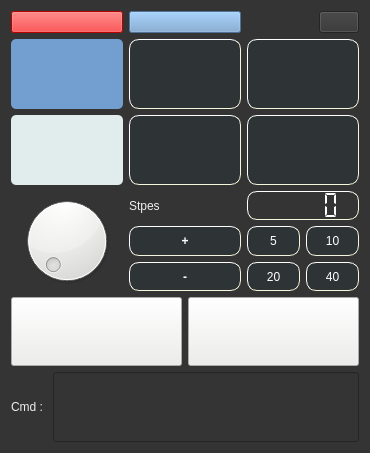
<?xml version="1.0" encoding="UTF-8"?>
<ui version="4.0">
 <class>Dialog</class>
 <widget class="QDialog" name="Dialog">
  <property name="geometry">
   <rect>
    <x>0</x>
    <y>0</y>
    <width>370</width>
    <height>453</height>
   </rect>
  </property>
  <property name="windowTitle">
   <string>Dialog</string>
  </property>
  <property name="styleSheet">
   <string notr="true">background-color: rgb(52, 52, 52);</string>
  </property>
  <layout class="QGridLayout" name="gridLayout_2">
   <item row="0" column="0">
    <layout class="QGridLayout" name="gridLayout">
     <item row="2" column="0">
      <layout class="QHBoxLayout" name="horizontalLayout_4">
       <item>
        <widget class="QPushButton" name="buttonSelectBothMotors">
         <property name="sizePolicy">
          <sizepolicy hsizetype="Minimum" vsizetype="Preferred">
           <horstretch>0</horstretch>
           <verstretch>0</verstretch>
          </sizepolicy>
         </property>
         <property name="styleSheet">
          <string notr="true">QPushButton:checked{

background-color: rgb(225, 237, 237);
color: white;
font-weight: bold;
border-radius: 5px;

}

QPushButton:!checked{

color: gray;
font-weight: bold;
border-radius: 5px;
	background-color: rgb(46, 52, 54);

border-radius: 2px;
border-style: outset;
border-width: 1px;
border-radius: 10px;
border-color: beige;

}</string>
         </property>
         <property name="text">
          <string/>
         </property>
         <property name="icon">
          <iconset>
           <normaloff>New folder/lr.png</normaloff>New folder/lr.png</iconset>
         </property>
         <property name="iconSize">
          <size>
           <width>40</width>
           <height>40</height>
          </size>
         </property>
         <property name="checkable">
          <bool>true</bool>
         </property>
         <property name="checked">
          <bool>true</bool>
         </property>
         <property name="autoExclusive">
          <bool>true</bool>
         </property>
         <attribute name="buttonGroup">
          <string notr="true">buttonGroupSelectMotor</string>
         </attribute>
        </widget>
       </item>
       <item>
        <widget class="QPushButton" name="buttonSelectLeftMotor">
         <property name="sizePolicy">
          <sizepolicy hsizetype="Minimum" vsizetype="Preferred">
           <horstretch>0</horstretch>
           <verstretch>0</verstretch>
          </sizepolicy>
         </property>
         <property name="styleSheet">
          <string notr="true">QPushButton:checked{

background-color: rgb(225, 237, 237);
color: white;
font-weight: bold;
border-radius: 5px;

}

QPushButton:!checked{

color: gray;
font-weight: bold;
border-radius: 5px;
	background-color: rgb(46, 52, 54);

border-radius: 2px;
border-style: outset;
border-width: 1px;
border-radius: 10px;
border-color: beige;

}</string>
         </property>
         <property name="text">
          <string/>
         </property>
         <property name="icon">
          <iconset>
           <normaloff>New folder/letter-l(1).png</normaloff>New folder/letter-l(1).png</iconset>
         </property>
         <property name="iconSize">
          <size>
           <width>40</width>
           <height>40</height>
          </size>
         </property>
         <property name="checkable">
          <bool>true</bool>
         </property>
         <property name="checked">
          <bool>false</bool>
         </property>
         <property name="autoExclusive">
          <bool>true</bool>
         </property>
         <attribute name="buttonGroup">
          <string notr="true">buttonGroupSelectMotor</string>
         </attribute>
        </widget>
       </item>
       <item>
        <widget class="QPushButton" name="buttonSelectRightMotor">
         <property name="sizePolicy">
          <sizepolicy hsizetype="Minimum" vsizetype="Preferred">
           <horstretch>0</horstretch>
           <verstretch>0</verstretch>
          </sizepolicy>
         </property>
         <property name="styleSheet">
          <string notr="true">QPushButton:checked{

background-color: rgb(225, 237, 237);
color: white;
font-weight: bold;
border-radius: 5px;

}

QPushButton:!checked{

color: gray;
font-weight: bold;
border-radius: 5px;
	background-color: rgb(46, 52, 54);

border-radius: 2px;
border-style: outset;
border-width: 1px;
border-radius: 10px;
border-color: beige;

}</string>
         </property>
         <property name="text">
          <string/>
         </property>
         <property name="icon">
          <iconset>
           <normaloff>New folder/letter-r(1).png</normaloff>New folder/letter-r(1).png</iconset>
         </property>
         <property name="iconSize">
          <size>
           <width>40</width>
           <height>40</height>
          </size>
         </property>
         <property name="checkable">
          <bool>true</bool>
         </property>
         <property name="autoExclusive">
          <bool>true</bool>
         </property>
         <attribute name="buttonGroup">
          <string notr="true">buttonGroupSelectMotor</string>
         </attribute>
        </widget>
       </item>
      </layout>
     </item>
     <item row="1" column="0">
      <layout class="QHBoxLayout" name="horizontalLayout_9">
       <item>
        <widget class="QPushButton" name="buttonSeperation">
         <property name="sizePolicy">
          <sizepolicy hsizetype="Minimum" vsizetype="Preferred">
           <horstretch>0</horstretch>
           <verstretch>0</verstretch>
          </sizepolicy>
         </property>
         <property name="styleSheet">
          <string notr="true">QPushButton:checked{

	background-color: rgb(114, 159, 207);
color: white;
font-weight: bold;
border-radius: 5px;

}

QPushButton:!checked{

color: gray;
font-weight: bold;
border-radius: 5px;
;
	background-color: rgb(46, 52, 54);

border-radius: 2px;
border-style: outset;
border-width: 1px;
border-radius: 10px;
border-color: beige;

}</string>
         </property>
         <property name="text">
          <string/>
         </property>
         <property name="icon">
          <iconset>
           <normaloff>New folder/output-onlinepngtools(1).png</normaloff>New folder/output-onlinepngtools(1).png</iconset>
         </property>
         <property name="iconSize">
          <size>
           <width>40</width>
           <height>40</height>
          </size>
         </property>
         <property name="checkable">
          <bool>true</bool>
         </property>
         <property name="checked">
          <bool>true</bool>
         </property>
         <property name="autoExclusive">
          <bool>true</bool>
         </property>
         <attribute name="buttonGroup">
          <string notr="true">buttonGroupControlMotors</string>
         </attribute>
        </widget>
       </item>
       <item>
        <widget class="QPushButton" name="buttonConvergance">
         <property name="sizePolicy">
          <sizepolicy hsizetype="Minimum" vsizetype="Preferred">
           <horstretch>0</horstretch>
           <verstretch>0</verstretch>
          </sizepolicy>
         </property>
         <property name="styleSheet">
          <string notr="true">QPushButton:checked{

	background-color: rgb(114, 159, 207);
color: white;
font-weight: bold;
border-radius: 5px;

}

QPushButton:!checked{

color: gray;
font-weight: bold;
border-radius: 5px;
;
	background-color: rgb(46, 52, 54);

border-radius: 2px;
border-style: outset;
border-width: 1px;
border-radius: 10px;
border-color: beige;

}</string>
         </property>
         <property name="text">
          <string/>
         </property>
         <property name="icon">
          <iconset>
           <normaloff>New folder/3d_01.png</normaloff>New folder/3d_01.png</iconset>
         </property>
         <property name="iconSize">
          <size>
           <width>40</width>
           <height>40</height>
          </size>
         </property>
         <property name="checkable">
          <bool>true</bool>
         </property>
         <property name="autoExclusive">
          <bool>true</bool>
         </property>
         <attribute name="buttonGroup">
          <string notr="true">buttonGroupControlMotors</string>
         </attribute>
        </widget>
       </item>
       <item>
        <widget class="QPushButton" name="buttonTilt">
         <property name="sizePolicy">
          <sizepolicy hsizetype="Minimum" vsizetype="Preferred">
           <horstretch>0</horstretch>
           <verstretch>0</verstretch>
          </sizepolicy>
         </property>
         <property name="styleSheet">
          <string notr="true">QPushButton:checked{

	background-color: rgb(114, 159, 207);
color: white;
font-weight: bold;
border-radius: 5px;

}

QPushButton:!checked{

color: gray;
font-weight: bold;
border-radius: 5px;
;
	background-color: rgb(46, 52, 54);

border-radius: 2px;
border-style: outset;
border-width: 1px;
border-radius: 10px;
border-color: beige;

}</string>
         </property>
         <property name="text">
          <string/>
         </property>
         <property name="icon">
          <iconset>
           <normaloff>New folder/up-and-down-arrow.png</normaloff>New folder/up-and-down-arrow.png</iconset>
         </property>
         <property name="iconSize">
          <size>
           <width>40</width>
           <height>40</height>
          </size>
         </property>
         <property name="checkable">
          <bool>true</bool>
         </property>
         <property name="autoExclusive">
          <bool>true</bool>
         </property>
         <attribute name="buttonGroup">
          <string notr="true">buttonGroupControlMotors</string>
         </attribute>
        </widget>
       </item>
      </layout>
     </item>
     <item row="3" column="0">
      <layout class="QHBoxLayout" name="horizontalLayout_3">
       <item>
        <widget class="QDial" name="dial">
         <property name="sizePolicy">
          <sizepolicy hsizetype="Preferred" vsizetype="Preferred">
           <horstretch>0</horstretch>
           <verstretch>0</verstretch>
          </sizepolicy>
         </property>
         <property name="minimumSize">
          <size>
           <width>100</width>
           <height>100</height>
          </size>
         </property>
         <property name="layoutDirection">
          <enum>Qt::LeftToRight</enum>
         </property>
         <property name="styleSheet">
          <string notr="true">background-color: rgb(238, 238, 236);</string>
         </property>
         <property name="invertedAppearance">
          <bool>false</bool>
         </property>
         <property name="invertedControls">
          <bool>false</bool>
         </property>
         <property name="notchesVisible">
          <bool>false</bool>
         </property>
        </widget>
       </item>
       <item>
        <layout class="QGridLayout" name="gridLayout_4">
         <item row="2" column="0">
          <widget class="QPushButton" name="buttonDown">
           <property name="sizePolicy">
            <sizepolicy hsizetype="Minimum" vsizetype="Preferred">
             <horstretch>0</horstretch>
             <verstretch>0</verstretch>
            </sizepolicy>
           </property>
           <property name="font">
            <font>
             <weight>75</weight>
             <bold>true</bold>
            </font>
           </property>
           <property name="styleSheet">
            <string notr="true">
QPushButton:!pressed{
color: white;
background-color: rgb(46, 52, 54);
border-radius: 2px;
border-style: outset;
border-width: 1px;
border-radius: 10px;
border-color: beige;
}
QPushButton:pressed{

color: white;
background-color: rgb(225, 237, 237);
border-radius: 5px;
}</string>
           </property>
           <property name="text">
            <string>-</string>
           </property>
          </widget>
         </item>
         <item row="1" column="0">
          <widget class="QPushButton" name="buttonUp">
           <property name="sizePolicy">
            <sizepolicy hsizetype="Minimum" vsizetype="Preferred">
             <horstretch>0</horstretch>
             <verstretch>0</verstretch>
            </sizepolicy>
           </property>
           <property name="font">
            <font>
             <weight>75</weight>
             <bold>true</bold>
            </font>
           </property>
           <property name="styleSheet">
            <string notr="true">
QPushButton:!pressed{
color: white;
background-color: rgb(46, 52, 54);
border-radius: 2px;
border-style: outset;
border-width: 1px;
border-radius: 10px;
border-color: beige;
}
QPushButton:pressed{

color: white;
background-color: rgb(225, 237, 237);
border-radius: 5px;
}</string>
           </property>
           <property name="text">
            <string>+</string>
           </property>
          </widget>
         </item>
         <item row="0" column="0">
          <widget class="QLabel" name="label">
           <property name="styleSheet">
            <string notr="true">color: rgb(238, 238, 236);</string>
           </property>
           <property name="text">
            <string>Stpes</string>
           </property>
          </widget>
         </item>
        </layout>
       </item>
       <item>
        <layout class="QGridLayout" name="gridLayout_3">
         <item row="3" column="0">
          <widget class="QPushButton" name="buttonStep_5">
           <property name="sizePolicy">
            <sizepolicy hsizetype="Preferred" vsizetype="Preferred">
             <horstretch>0</horstretch>
             <verstretch>0</verstretch>
            </sizepolicy>
           </property>
           <property name="styleSheet">
            <string notr="true">
QPushButton:!pressed{
color: white;
background-color: rgb(46, 52, 54);
border-radius: 2px;
border-style: outset;
border-width: 1px;
border-radius: 10px;
border-color: beige;
}
QPushButton:pressed{

color: white;
background-color: rgb(225, 237, 237);
border-radius: 5px;
}</string>
           </property>
           <property name="text">
            <string>5</string>
           </property>
          </widget>
         </item>
         <item row="4" column="0">
          <widget class="QPushButton" name="buttonStep_20">
           <property name="sizePolicy">
            <sizepolicy hsizetype="Preferred" vsizetype="Preferred">
             <horstretch>0</horstretch>
             <verstretch>0</verstretch>
            </sizepolicy>
           </property>
           <property name="styleSheet">
            <string notr="true">
QPushButton:!pressed{
color: white;
background-color: rgb(46, 52, 54);

border-radius: 2px;
border-style: outset;
border-width: 1px;
border-radius: 10px;
border-color: beige;
}
QPushButton:pressed{

color: white;
background-color: rgb(225, 237, 237);
border-radius: 5px;
}</string>
           </property>
           <property name="text">
            <string>20</string>
           </property>
          </widget>
         </item>
         <item row="3" column="1">
          <widget class="QPushButton" name="buttonStep_10">
           <property name="sizePolicy">
            <sizepolicy hsizetype="Preferred" vsizetype="Preferred">
             <horstretch>0</horstretch>
             <verstretch>0</verstretch>
            </sizepolicy>
           </property>
           <property name="styleSheet">
            <string notr="true">
QPushButton:!pressed{
color: white;
background-color: rgb(46, 52, 54);

border-radius: 2px;
border-style: outset;
border-width: 1px;
border-radius: 10px;
border-color: beige;
}
QPushButton:pressed{

color: white;
background-color: rgb(225, 237, 237);
border-radius: 5px;
}</string>
           </property>
           <property name="text">
            <string>10</string>
           </property>
          </widget>
         </item>
         <item row="4" column="1">
          <widget class="QPushButton" name="buttonStep_40">
           <property name="sizePolicy">
            <sizepolicy hsizetype="Preferred" vsizetype="Preferred">
             <horstretch>0</horstretch>
             <verstretch>0</verstretch>
            </sizepolicy>
           </property>
           <property name="styleSheet">
            <string notr="true">
QPushButton:!pressed{
color: white;
background-color: rgb(46, 52, 54);
border-radius: 2px;
border-style: outset;
border-width: 1px;
border-radius: 10px;
border-color: beige;
}
QPushButton:pressed{

color: white;
background-color: rgb(225, 237, 237);
border-radius: 5px;
}</string>
           </property>
           <property name="text">
            <string>40</string>
           </property>
          </widget>
         </item>
         <item row="1" column="0" colspan="2">
          <widget class="QLCDNumber" name="lcdNumber">
           <property name="sizePolicy">
            <sizepolicy hsizetype="Preferred" vsizetype="Preferred">
             <horstretch>0</horstretch>
             <verstretch>0</verstretch>
            </sizepolicy>
           </property>
           <property name="sizeIncrement">
            <size>
             <width>300</width>
             <height>300</height>
            </size>
           </property>
           <property name="font">
            <font>
             <weight>75</weight>
             <italic>true</italic>
             <bold>true</bold>
            </font>
           </property>
           <property name="styleSheet">
            <string notr="true">border-radius: 2px;
color: rgb(255, 255, 255);
border-style: outset;
border-width: 1px;
border-radius: 10px;
border-color: beige;
</string>
           </property>
           <property name="frameShape">
            <enum>QFrame::Box</enum>
           </property>
           <property name="lineWidth">
            <number>1</number>
           </property>
           <property name="smallDecimalPoint">
            <bool>false</bool>
           </property>
           <property name="digitCount">
            <number>5</number>
           </property>
           <property name="segmentStyle">
            <enum>QLCDNumber::Flat</enum>
           </property>
          </widget>
         </item>
        </layout>
       </item>
      </layout>
     </item>
     <item row="4" column="0">
      <layout class="QHBoxLayout" name="horizontalLayout_12">
       <item>
        <widget class="QPushButton" name="buttonmoveCCW">
         <property name="sizePolicy">
          <sizepolicy hsizetype="Minimum" vsizetype="Preferred">
           <horstretch>0</horstretch>
           <verstretch>0</verstretch>
          </sizepolicy>
         </property>
         <property name="styleSheet">
          <string notr="true">background-color: rgb(238, 238, 236);</string>
         </property>
         <property name="text">
          <string/>
         </property>
         <property name="icon">
          <iconset>
           <normaloff>New folder/circular-clockwise-arrow(1).png</normaloff>New folder/circular-clockwise-arrow(1).png</iconset>
         </property>
         <property name="iconSize">
          <size>
           <width>40</width>
           <height>40</height>
          </size>
         </property>
        </widget>
       </item>
       <item>
        <widget class="QPushButton" name="buttonmoveCW">
         <property name="sizePolicy">
          <sizepolicy hsizetype="Minimum" vsizetype="Preferred">
           <horstretch>0</horstretch>
           <verstretch>0</verstretch>
          </sizepolicy>
         </property>
         <property name="styleSheet">
          <string notr="true">background-color: rgb(238, 238, 236);</string>
         </property>
         <property name="text">
          <string/>
         </property>
         <property name="icon">
          <iconset>
           <normaloff>New folder/circular-clockwise-arrow.png</normaloff>New folder/circular-clockwise-arrow.png</iconset>
         </property>
         <property name="iconSize">
          <size>
           <width>40</width>
           <height>40</height>
          </size>
         </property>
        </widget>
       </item>
      </layout>
     </item>
     <item row="0" column="0">
      <layout class="QHBoxLayout" name="horizontalLayout_2">
       <item>
        <widget class="QPushButton" name="buttonMoveStop">
         <property name="sizePolicy">
          <sizepolicy hsizetype="Minimum" vsizetype="Preferred">
           <horstretch>0</horstretch>
           <verstretch>0</verstretch>
          </sizepolicy>
         </property>
         <property name="styleSheet">
          <string notr="true">background-color: rgb(255, 0, 0);</string>
         </property>
         <property name="text">
          <string/>
         </property>
         <property name="icon">
          <iconset>
           <normaloff>New folder/cancel.png</normaloff>New folder/cancel.png</iconset>
         </property>
         <property name="iconSize">
          <size>
           <width>40</width>
           <height>40</height>
          </size>
         </property>
        </widget>
       </item>
       <item>
        <widget class="QPushButton" name="buttonMoveHome">
         <property name="sizePolicy">
          <sizepolicy hsizetype="Minimum" vsizetype="Preferred">
           <horstretch>0</horstretch>
           <verstretch>0</verstretch>
          </sizepolicy>
         </property>
         <property name="styleSheet">
          <string notr="true">background-color: rgb(52, 101, 164);
background-color: rgb(114, 159, 207);</string>
         </property>
         <property name="text">
          <string/>
         </property>
         <property name="icon">
          <iconset>
           <normaloff>New folder/home.png</normaloff>New folder/home.png</iconset>
         </property>
         <property name="iconSize">
          <size>
           <width>40</width>
           <height>40</height>
          </size>
         </property>
        </widget>
       </item>
       <item alignment="Qt::AlignRight">
        <widget class="QPushButton" name="buttonExit">
         <property name="text">
          <string/>
         </property>
         <property name="icon">
          <iconset>
           <normaloff>New folder/remove.png</normaloff>New folder/remove.png</iconset>
         </property>
         <property name="iconSize">
          <size>
           <width>40</width>
           <height>40</height>
          </size>
         </property>
        </widget>
       </item>
      </layout>
     </item>
     <item row="5" column="0">
      <layout class="QHBoxLayout" name="horizontalLayout">
       <property name="topMargin">
        <number>0</number>
       </property>
       <item>
        <widget class="QLabel" name="label_2">
         <property name="styleSheet">
          <string notr="true">color: rgb(238, 238, 236);</string>
         </property>
         <property name="text">
          <string>Cmd : </string>
         </property>
        </widget>
       </item>
       <item>
        <widget class="QLineEdit" name="lineEditcmd">
         <property name="sizePolicy">
          <sizepolicy hsizetype="Expanding" vsizetype="Preferred">
           <horstretch>0</horstretch>
           <verstretch>0</verstretch>
          </sizepolicy>
         </property>
         <property name="styleSheet">
          <string notr="true">color: rgb(238, 238, 236);</string>
         </property>
        </widget>
       </item>
      </layout>
     </item>
    </layout>
   </item>
  </layout>
 </widget>
 <resources/>
 <connections/>
 <buttongroups>
  <buttongroup name="buttonGroupControlMotors"/>
  <buttongroup name="buttonGroupSelectMotor"/>
 </buttongroups>
</ui>
